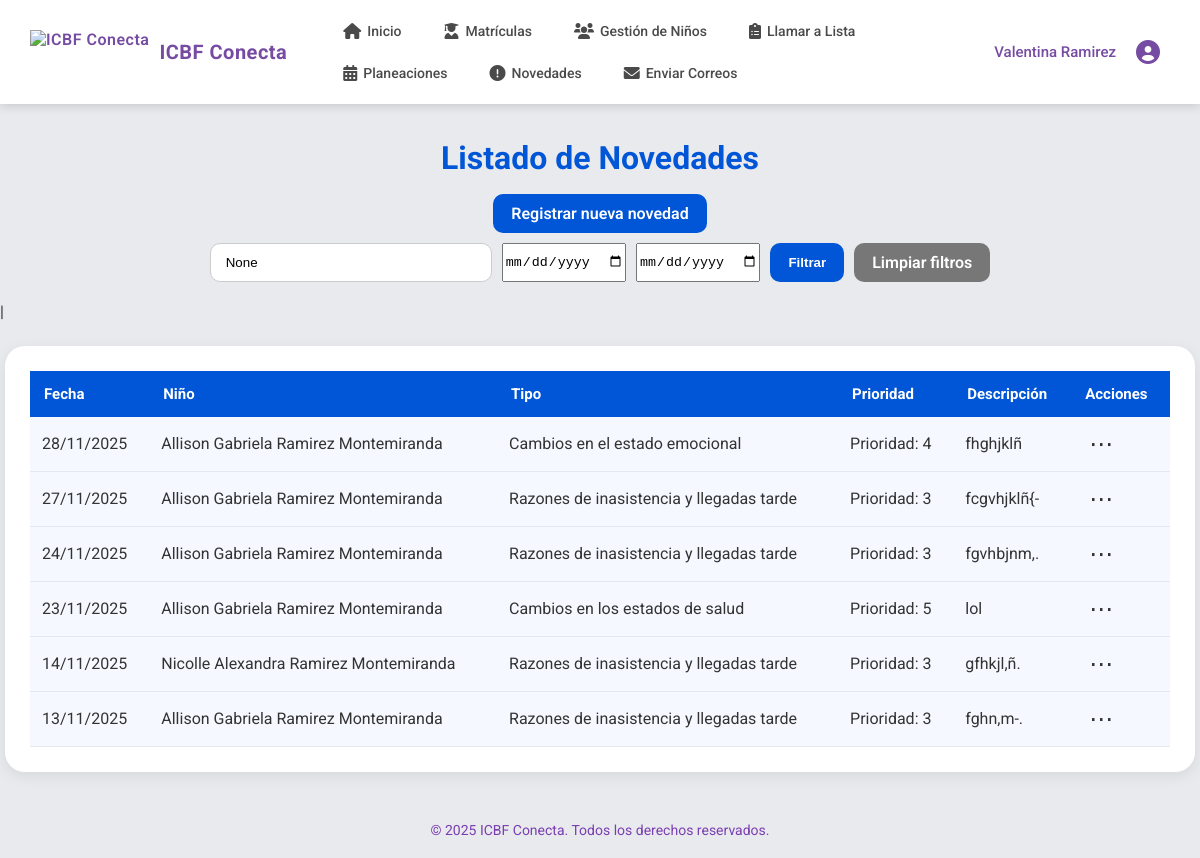
Screenshot of /novedades/ (signed in) with the database file from the repository.
### novedades/models.py (models this page shows, shortened)
class Novedad(models.Model):
    nino = models.ForeignKey(Nino, on_delete=models.CASCADE)
    docente = models.CharField(max_length=100)
    fecha = models.DateField()
    clase = models.CharField(max_length=100)
    descripcion = models.TextField()
    causa = models.CharField(max_length=255, blank=True)
    disposicion = models.TextField(blank=True)
    acuerdos = models.TextField(blank=True)
    observaciones = models.TextField(blank=True)
    usuario = models.ForeignKey(User, on_delete=models.CASCADE, null=True, blank=True)  # 🔔 quién creó la novedad
    archivo_pdf = models.FileField(upload_to='novedades_pdfs/', blank=True, null=True)
    TIPOS_NOVEDAD = [
        ('a', 'Cambios en los estados de salud'),
        ('b', 'Cambios en el estado emocional'),
        ('c', 'Razones de inasistencia y llegadas tarde'),
        ('d', 'Inapetencia'),
        ('e', 'Cambios de medicamentos'),
        ('f', 'Inasistencia de medicamentos'),
        ('g', 'Sin registro civil'),
        ('h', 'Sin afiliación en salud'),
        ('i', 'Sin esquema de vacunación'),
        ('j', 'Otra'),
    ]
    tipo = models.CharField(max_length=1, choices=TIPOS_NOVEDAD, verbose_name="Tipo de novedad")
    def get_prioridad(self):
        prioridades = {
            'a': 5,
            'b': 4,
            'c': 3,
            'd': 2,
            'e': 4,
            'f': 3,
            'g': 2,
            'h': 3,
            'i': 4,
            'j': 1,
        }
        return prioridades.get(self.tipo, 1)

### core/models.py (models this page shows)
class Nino(models.Model):
    TIPO_SANGRE_CHOICES = [
        ('O+', 'O+'), ('O-', 'O-'), ('A+', 'A+'), ('A-', 'A-'),
        ('B+', 'B+'), ('B-', 'B-'), ('AB+', 'AB+'), ('AB-', 'AB-')
    ]
    PARENTESCO_CHOICES = [
        ('padre', 'Padre'), ('madre', 'Madre'), ('tutor', 'Tutor'),
        ('abuelo', 'Abuelo/a'), ('tio', 'Tío/a'), ('hermano', 'Hermano/a'),
        ('otro', 'Otro')
    ]
    nombres = models.CharField(max_length=50)
    apellidos = models.CharField(max_length=50)
    fecha_nacimiento = models.DateField()
    documento = models.BigIntegerField(null=True, blank=True)
    genero = models.CharField(
        max_length=20,
        null=True,
        blank=True,
        choices=[
            ('masculino', 'masculino'),
            ('femenino', 'femenino'),
            ('otro', 'otro'),
            ('no_especificado', 'no_especificado')
        ]
    )
    tipo_sangre = models.CharField(max_length=3, choices=TIPO_SANGRE_CHOICES, null=True, blank=True)
    parentesco = models.CharField(max_length=20, choices=PARENTESCO_CHOICES, null=True, blank=True)
    tiene_discapacidad = models.BooleanField(default=False)
    tipos_discapacidad = models.ManyToManyField('Discapacidad', blank=True)
    otra_discapacidad = models.CharField(max_length=100, null=True, blank=True)
    PAIS_NACIMIENTO_CHOICES = [
        ('', '-- Seleccione el país de nacimiento --'),
        ('colombia', 'Colombia'),
        ('venezuela', 'Venezuela'),
        ('ecuador', 'Ecuador'),
        ('peru', 'Perú'),
        ('panama', 'Panamá'),
        ('brasil', 'Brasil'),
        ('argentina', 'Argentina'),
        ('chile', 'Chile'),
        ('bolivia', 'Bolivia'),
        ('paraguay', 'Paraguay'),
        ('uruguay', 'Uruguay'),
        ('mexico', 'México'),
        ('costa_rica', 'Costa Rica'),
        ('nicaragua', 'Nicaragua'),
        ('honduras', 'Honduras'),
        ('guatemala', 'Guatemala'),
        ('el_salvador', 'El Salvador'),
        ('cuba', 'Cuba'),
        ('republica_dominicana', 'República Dominicana'),
        ('haiti', 'Haití'),
        ('estados_unidos', 'Estados Unidos'),
        ('canada', 'Canadá'),
        ('espana', 'España'),
        ('italia', 'Italia'),
        ('francia', 'Francia'),
        ('alemania', 'Alemania'),
        ('otro', 'Otro país')
    ]
    nacionalidad = models.CharField(
        max_length=50,
        choices=PAIS_NACIMIENTO_CHOICES,
        null=True,
        blank=True,
        verbose_name="País de nacimiento"
    )
    otro_pais = models.CharField(max_length=50, null=True, blank=True, verbose_name="Otro país (especifique)")
    fecha_ingreso = models.DateField(auto_now_add=True, verbose_name="Fecha de ingreso al hogar")
    hogar = models.ForeignKey(HogarComunitario, on_delete=models.PROTECT, related_name='ninos')
    padre = models.ForeignKey(Padre, on_delete=models.CASCADE, related_name='ninos')
    foto = models.FileField(upload_to='ninos/fotos/', null=True, blank=True)
    carnet_vacunacion = models.FileField(upload_to='ninos/vacunacion/', null=True, blank=True)
    certificado_eps = models.FileField(upload_to='ninos/eps/', null=True, blank=True)
    fecha_registro = models.DateTimeField(auto_now_add=True)
    registro_civil_img = models.FileField(upload_to='ninos/registro_civil/', null=True, blank=True)
    class Meta:
        db_table = 'ninos'
    def __str__(self):
        return f"{self.nombres} {self.apellidos}"

### novedades/views.py (the view, shortened to what this page needs)
# urls.py: path('', novedades_list, name='novedades_list'),
@login_required
@rol_requerido('madre_comunitaria')
def novedades_list(request):
    madre_profile = request.user.madre_profile
    hogar_madre = HogarComunitario.objects.filter(madre=madre_profile).first()
    ninos_madre = Nino.objects.filter(hogar=hogar_madre)
    query = request.GET.get('q')
    fecha_inicio = request.GET.get('fecha_inicio')
    fecha_fin = request.GET.get('fecha_fin')
    novedades = Novedad.objects.select_related('nino').filter(nino__in=ninos_madre).order_by('-fecha')
    if fecha_inicio:
        novedades = novedades.filter(fecha__gte=parse_date(fecha_inicio))
    if fecha_fin:
        novedades = novedades.filter(fecha__lte=parse_date(fecha_fin))
    context = {
        'novedades': novedades,
        'query': query,
        'fecha_inicio': fecha_inicio,
        'fecha_fin': fecha_fin,
    }
    return render(request, 'novedades/list.html', context)

### core/views.py (called while the page is built)
def rol_requerido(nombre_rol):
    def decorator(view_func):
        @wraps(view_func)
        def _wrapped_view(request, *args, **kwargs):
            if not request.user.is_authenticated or not hasattr(request.user, 'rol') or request.user.rol.nombre_rol != nombre_rol:
                messages.error(request, 'Acceso denegado. No tienes los permisos necesarios.')
                return redirect('home')  # Redirigir a una página de inicio o de error
            return view_func(request, *args, **kwargs)
        return _wrapped_view
    return decorator

### icbfconecta/context_processors.py (called while the page is built)
def user_context(request):
    context = {}
    if request.user.is_authenticated:
        nombre_completo = f"{request.user.nombres} {request.user.apellidos}".strip()
        context['nombre_madre'] = nombre_completo
        if hasattr(request.user, 'madre_profile') and request.user.madre_profile.foto_madre:
            context['foto_perfil_url'] = request.user.madre_profile.foto_madre.url
    return context

### templates/novedades/list.html (shortened to what this page needs)
{% load static %}
<!DOCTYPE html>
<html lang="es">
<head>
  <link rel="stylesheet" href="{% static 'css/navbar_madre.css' %}">
  <link rel="stylesheet" href="https://cdnjs.cloudflare.com/ajax/libs/font-awesome/6.4.0/css/all.min.css">
  <link rel="stylesheet" href="https://cdnjs.cloudflare.com/ajax/libs/font-awesome/6.0.0-beta3/css/all.min.css"/>
</head>
<body>
    {% include 'madre/navbar_madre.html' %}
  <h2 class="main-title">Listado de Novedades</h2>
  <div style="text-align: center; margin-bottom: 20px;">
  <a href="{% url 'novedades:novedades_create' %}" class="btn btn-primary">Registrar nueva novedad</a>
</div>
<form method="get" class="busqueda-form">
  <input type="text" name="q" placeholder="Buscar novedad..." value="{{ query }}" class="busqueda-input">
  <input type="date" name="fecha_inicio" value="{{ fecha_inicio }}">
  <input type="date" name="fecha_fin" value="{{ fecha_fin }}">
  <button type="submit" class="btn">Filtrar</button>
  <a href="{% url 'novedades:novedades_list' %}" class="btn btn-secondary">Limpiar filtros</a>
</form>
|
  <div class="card">
    <table class="table">
      <thead>
        <tr>
          <th>Fecha</th>
          <th>Niño</th>
          <th>Tipo</th>
          <th>Prioridad</th>
          <th>Descripción</th>
          <th>Acciones</th>
        </tr>
      </thead>
      <tbody>
        {% for novedad in novedades %}
        <tr>
          <td>{{ novedad.fecha|date:"d/m/Y" }}</td>
          <td>{{ novedad.nino }}</td>
          <td>{{ novedad.get_tipo_display }}</td>
          <td>Prioridad: {{ novedad.get_prioridad }}</td>
          <td>{{ novedad.descripcion|truncatechars:50 }}</td>
          <td>
            <div class="menu-container">
              <button class="menu-trigger">⋯</button>
            </div>
          </td>
        </tr>
        {% empty %}
        <tr>
          <td colspan="7">No hay novedades registradas.</td>
        </tr>
        {% endfor %}
      </tbody>
    </table>
  </div>
  <footer style="text-align: center; padding: 20px; color: #7a3eb1; font-size: 14px;">
  © 2025 ICBF Conecta. Todos los derechos reservados.
</footer>
</body>
</html>

### static/css/navbar_madre.css (style rules this page uses)
:root { --primary-gradient-start: #667eea; --primary-gradient-end: #764ba2; --primary-color: #667eea; --secondary-color: #764ba2; --white: #ffffff; --light-gray: #f5f7fa; --dark-text: #333333; --shadow: 0 2px 10px rgba(0, 0, 0, 0.15); }

### templates/novedades/list.html (style rules this page uses)
body { font-family: 'Roboto', sans-serif; margin: 0; background-color: #f4f7fb; color: #333; }
.main-title { text-align: center; font-size: 32px; color: #0056d6; margin-top: 35px; }
.btn { background-color: #0056d6; color: white; padding: 10px 18px; border-radius: 10px; text-decoration: none; border: none; cursor: pointer; font-weight: 600; transition: 0.3s; }
.btn-secondary { background: #777; }
.busqueda-form { text-align: center; margin: 20px auto; display: flex; justify-content: center; gap: 10px; }
.busqueda-input { padding: 10px 15px; border: 1px solid #ccc; border-radius: 10px; width: 250px; }
.card { background: #ffffff; width: 95%; margin: 0 auto; margin-top: 25px; padding: 25px; border-radius: 20px; box-shadow: 0 4px 15px rgba(0,0,0,0.08); }
.table { width: 100%; border-collapse: collapse; }
.table thead { background: #0056d6; color: white; }
.table th { padding: 14px; text-align: left; font-size: 15px; }
.table tbody tr { background: #f5f9ff; border-bottom: 1px solid #e3e8f0; }
.table td { padding: 12px; }
.menu-container { position: relative; display: inline-block; }
.menu-trigger { background: transparent; border: none; font-size: 24px; cursor: pointer; color: #333; }
footer { margin-top: 30px; background: transparent; font-size: 14px; color: #5b2fa6; text-align: center; padding: 25px 0; }

### rows the page displays
Novedad: fecha "28/11/2025", nino "Allison Gabriela Ramirez Montemiranda", tipo "Cambios en el estado emocional", get_prioridad "4", descripcion "fhghjklñ"
Novedad: fecha "27/11/2025", nino "Allison Gabriela Ramirez Montemiranda", tipo "Razones de inasistencia y llegadas tarde", get_prioridad "3", descripcion "fcgvhjklñ{-"
Novedad: fecha "24/11/2025", nino "Allison Gabriela Ramirez Montemiranda", tipo "Razones de inasistencia y llegadas tarde", get_prioridad "3", descripcion "fgvhbjnm,."
Novedad: fecha "23/11/2025", nino "Allison Gabriela Ramirez Montemiranda", tipo "Cambios en los estados de salud", get_prioridad "5", descripcion "lol"
Novedad: fecha "14/11/2025", nino "Nicolle Alexandra Ramirez Montemiranda", tipo "Razones de inasistencia y llegadas tarde", get_prioridad "3", descripcion "gfhkjl,ñ."
Novedad: fecha "13/11/2025", nino "Allison Gabriela Ramirez Montemiranda", tipo "Razones de inasistencia y llegadas tarde", get_prioridad "3", descripcion "fghn,m-."

### other values shown
{{ nombre_madre }} "Valentina Ramirez"
